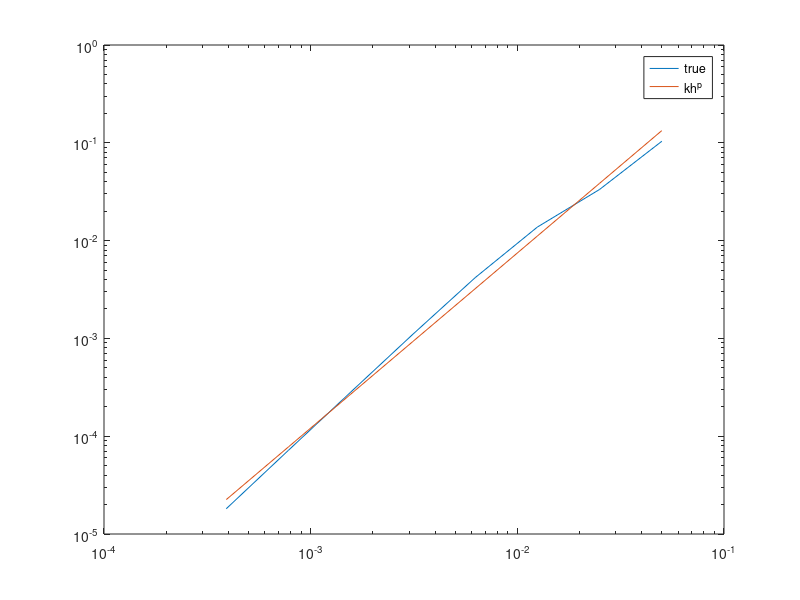

This chart was generated by the following MATLAB code:
h=[5.00000e-02;
2.50000e-02;
1.25000e-02;
6.25000e-03;
3.12500e-03;
1.56250e-03;
7.81250e-04;
3.90625e-04];
E=[1.036126e-01;
3.333834e-02;
1.375409e-02;
4.177237e-03;
1.103962e-03;
2.824698e-04;
7.185644e-05;
1.813937e-05];
col1=ones(8,1);
A=[col1,log(h)];
b=log(E);
x=(transpose(A)*A)\(transpose(A)*b);
k=exp(x(1));
p=x(2);
disp(k)
disp(p)
loglog(h,E,h,k*h.^p)
legend('true','kh^p')